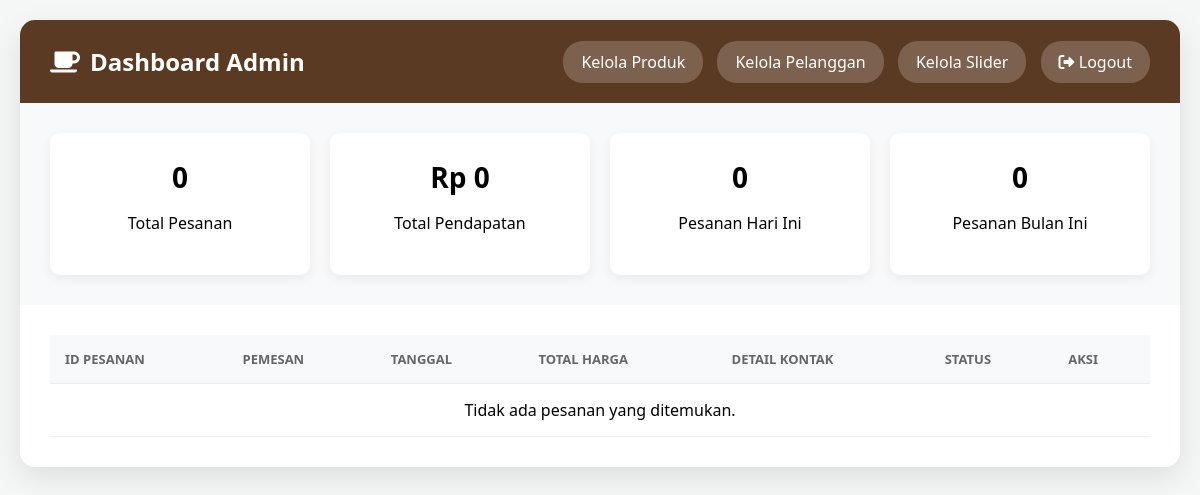
Before: /admin/index.php (signed in) with the older database file.
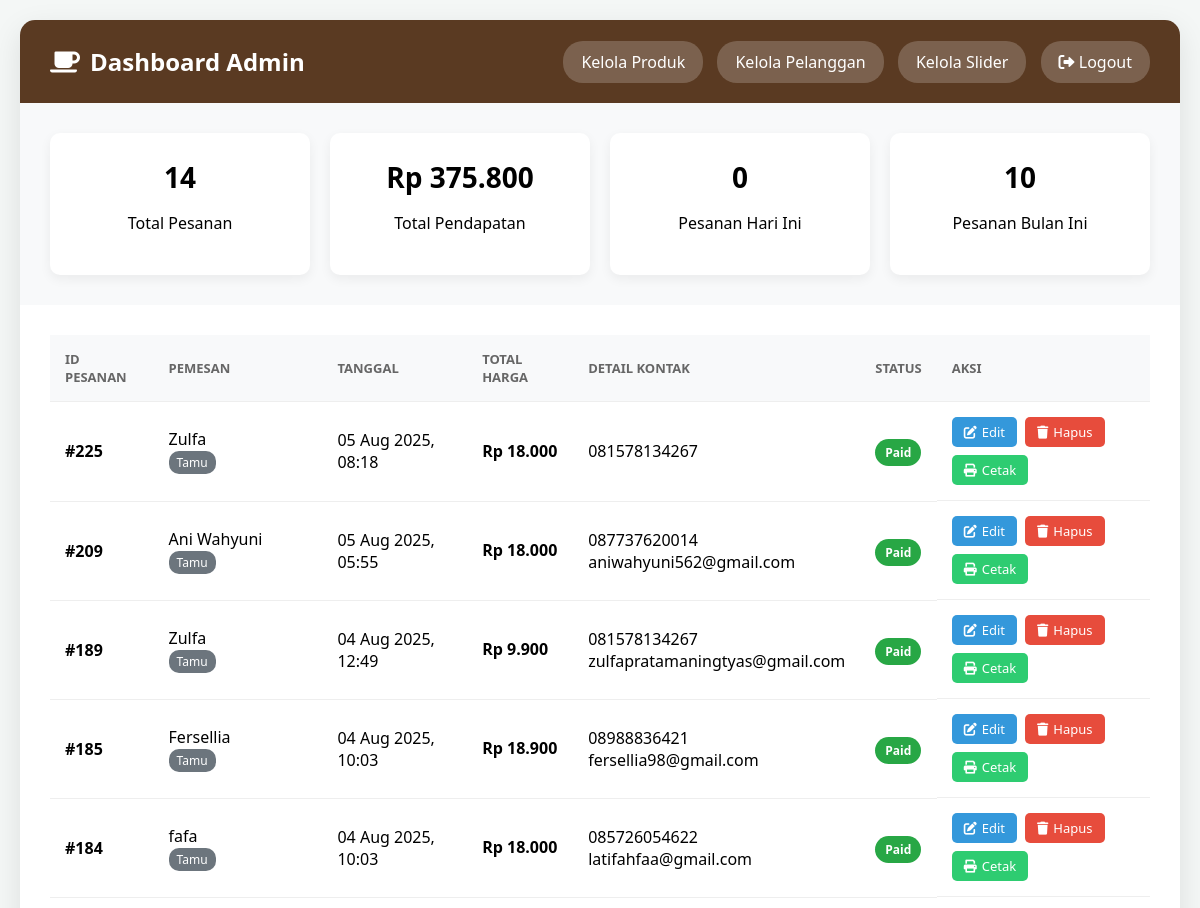
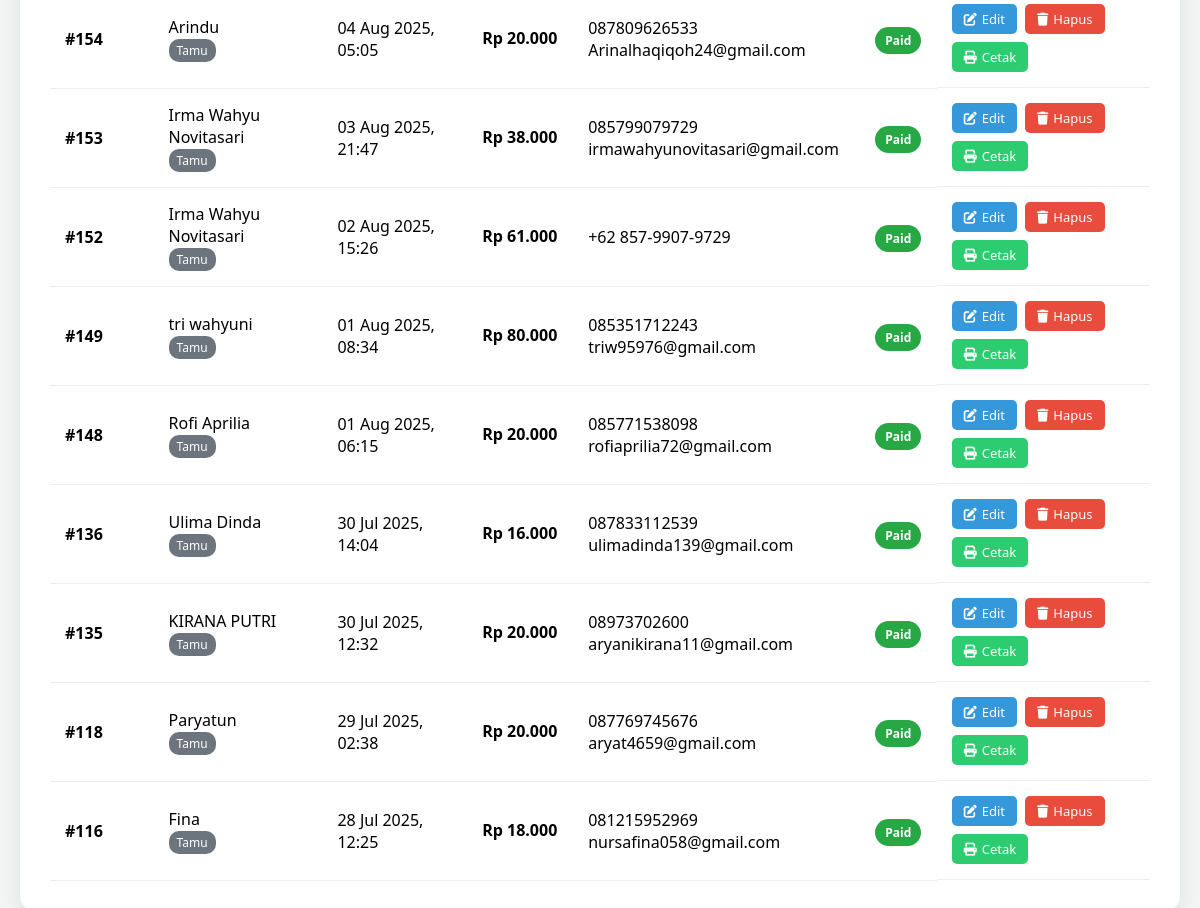
After: the same page with the newer database file (2 pictures, top to bottom).
### tables this page shows
CREATE TABLE `orders` (
  `id` int(11) NOT NULL,
  `user_id` int(11) DEFAULT NULL,
  `guest_name` varchar(100) DEFAULT NULL,
  `guest_address` text DEFAULT NULL,
  `guest_phone` varchar(20) DEFAULT NULL,
  `guest_email` varchar(100) DEFAULT NULL,
  `total_price` decimal(10,2) NOT NULL,
  `voucher_discount` decimal(10,2) DEFAULT 0.00,
  `applied_discount_type` varchar(50) DEFAULT NULL,
  `pickup_discount` decimal(10,2) NOT NULL DEFAULT 0.00,
  `shipping_fee` decimal(10,2) NOT NULL DEFAULT 0.00,
  `payment_method` varchar(50) DEFAULT 'WhatsApp',
  `payment_choice` varchar(50) DEFAULT 'cash',
  `status` varchar(50) NOT NULL DEFAULT 'pending',
  `whatsapp_url` text DEFAULT NULL,
  `order_notes` text DEFAULT NULL,
  `pickup_datetime` varchar(100) DEFAULT NULL,
  `order_date` timestamp NOT NULL DEFAULT current_timestamp()
);

### admin/index.php (the view, shortened to what this page needs)
<?php
require_once '../config.php';
?>
<?php
$stats_sql = "SELECT
    COUNT(*) as total_orders,
    SUM(total_price) as total_revenue,
    COUNT(CASE WHEN DATE(order_date) = CURDATE() THEN 1 END) as today_orders
FROM orders";
$stats_result = $conn->query($stats_sql);
$stats = ($stats_result && $stats_result->num_rows > 0) ? $stats_result->fetch_assoc() : [
    'total_orders' => 0,
    'total_revenue' => 0,
    'today_orders' => 0
];
$month_start = date('Y-m-01');
$month_end = date('Y-m-t');
$month_orders_sql = "SELECT COUNT(*) as month_orders FROM orders WHERE DATE(order_date) BETWEEN ? AND ?";
$stmt_month = $conn->prepare($month_orders_sql);
$stmt_month->bind_param("ss", $month_start, $month_end);
$stmt_month->execute();
$month_orders_result = $stmt_month->get_result();
$month_data = ($month_orders_result && $month_orders_result->num_rows > 0) ? $month_orders_result->fetch_assoc() : null;
$stats['month_orders'] = $month_data['month_orders'] ?? 0;
$sql_orders_list = "SELECT
                        o.id AS order_id,
                        o.order_date,
                        o.total_price,
                        o.voucher_discount,
                        o.guest_phone,
                        o.guest_email,
                        o.status,
                        COALESCE(u.username, o.guest_name) AS customer_name,
                        CASE WHEN o.user_id IS NOT NULL THEN 'Member' ELSE 'Tamu' END AS customer_type
                    FROM orders o
                    LEFT JOIN users u ON o.user_id = u.id
                    ORDER BY o.order_date DESC";
$result_orders_list = $conn->query($sql_orders_list);
?>
<!DOCTYPE html>
<html lang="id">
<head>
    <link href="https://cdnjs.cloudflare.com/ajax/libs/font-awesome/6.0.0/css/all.min.css" rel="stylesheet">
</head>
<body>
    <div class="container">
        <div class="header">
            <h1><i class="fas fa-coffee"></i> Dashboard Admin</h1>
           <div class="header-nav">
              <a href="kelola_produk.php">Kelola Produk</a>
              <a href="kelola_pelanggan.php">Kelola Pelanggan</a>
              <a href="kelola_slider.php">Kelola Slider</a>
              <a href="logout.php"><i class="fas fa-sign-out-alt"></i> Logout</a>
        </div>
        </div>
        <div class="stats-grid">
            <div class="stat-card"><h3><?php echo $stats['total_orders']; ?></h3><p>Total Pesanan</p></div>
            <div class="stat-card"><h3>Rp <?php echo number_format($stats['total_revenue'] ?? 0, 0, ',', '.'); ?></h3><p>Total Pendapatan</p></div>
            <div class="stat-card"><h3><?php echo $stats['today_orders']; ?></h3><p>Pesanan Hari Ini</p></div>
            <div class="stat-card"><h3><?php echo $stats['month_orders']; ?></h3><p>Pesanan Bulan Ini</p></div>
        </div>
        <div class="table-container">
            <table class="table">
                <thead>
                    <tr>
                        <th>ID Pesanan</th>
                        <th>Pemesan</th>
                        <th>Tanggal</th>
                        <th>Total Harga</th>
                        <th>Detail Kontak</th>
                        <th>Status</th>
                        <th>Aksi</th>
                    </tr>
                </thead>
                <tbody>
    <?php if ($result_orders_list && $result_orders_list->num_rows > 0): ?>
        <?php while($row = $result_orders_list->fetch_assoc()): ?>
            <tr>
                <td><strong>#<?php echo htmlspecialchars($row['order_id']); ?></strong></td>
                <td>
                    <?php echo htmlspecialchars($row['customer_name']); ?><br>
                    <span class="customer-type <?php echo ($row['customer_type'] == 'Member' ? 'type-member' : 'type-guest'); ?>"><?php echo $row['customer_type']; ?></span>
                </td>
                <td><?php echo date('d M Y, H:i', strtotime($row['order_date'])); ?></td>
                <td>
                    <div class="price-details">
                        <?php if ($row['voucher_discount'] > 0): ?>
                            <div class="original-price">
                                Subtotal: Rp <?php echo number_format($row['total_price'] + $row['voucher_discount'], 0, ',', '.'); ?>
                            </div>
                            <div class="discount">
                                <i class="fas fa-ticket-alt"></i> Diskon: -Rp <?php echo number_format($row['voucher_discount'], 0, ',', '.'); ?>
                            </div>
                            <div class="final-price">
                                Total: Rp <?php echo number_format($row['total_price'], 0, ',', '.'); ?>
                            </div>
                        <?php else: ?>
                            <div class="final-price">
                                <strong>Rp <?php echo number_format($row['total_price'], 0, ',', '.'); ?></strong>
                            </div>
                        <?php endif; ?>
                    </div>
                </td>
                <td><?php echo htmlspecialchars($row['guest_phone']); ?><br><?php echo htmlspecialchars($row['guest_email']); ?></td>
                <td>
                    <?php
                        $status_class = '';
                        switch ($row['status']) {
                            case 'paid':
                                $status_class = 'status-paid';
                                break;
                        }
                    ?>
                    <span class="status-badge <?php echo $status_class; ?>">
                        <?php echo htmlspecialchars($row['status']); ?>
                    </span>
                </td>
                <td class="action-buttons">
                    <a href="edit_pesanan.php?id=<?php echo (int)$row['order_id']; ?>" class="btn-action btn-edit"><i class="fas fa-edit"></i> Edit</a>
                    <a href="hapus_pesanan.php?id=<?php echo (int)$row['order_id']; ?>" class="btn-action btn-delete" onclick="return confirm('Yakin ingin menghapus pesanan ini?');"><i class="fas fa-trash"></i> Hapus</a>
                    <a href="cetak_struk.php?order_id=<?php echo (int)$row['order_id']; ?>" class="btn-action btn-print" target="_blank"><i class="fas fa-print"></i> Cetak</a>
                </td>
            </tr>
        <?php endwhile; ?>
    <?php else: ?>
        <tr><td colspan="7" style="text-align:center;">Tidak ada pesanan yang ditemukan.</td></tr>
    <?php endif; ?>
</tbody>
            </table>
        </div>
    </div>
</body>
</html>

### admin/index.php (style rules this page uses)
body { font-family: 'Segoe UI', sans-serif; background: #f4f7f6; margin: 0; padding: 20px; }
.container { max-width: 1400px; margin: 0 auto; background: white; border-radius: 15px; box-shadow: 0 10px 30px rgba(0,0,0,0.1); overflow: hidden; }
.header { background: #5a3a22; color: white; padding: 25px 30px; display: flex; justify-content: space-between; align-items: center; }
.header h1 { font-size: 24px; margin: 0; display: flex; align-items: center; gap: 10px; }
.header-nav a { background: rgba(255,255,255,0.2); color: white; border: none; padding: 10px 18px; border-radius: 20px; cursor: pointer; text-decoration:none; margin-left: 10px; }
.stats-grid { display: grid; grid-template-columns: repeat(auto-fit, minmax(240px, 1fr)); gap: 20px; padding: 30px; background: #f8f9fa; }
.stat-card { background: white; border-radius: 10px; padding: 25px; text-align: center; box-shadow: 0 4px 12px rgba(0,0,0,0.06); }
.stat-card h3 { font-size: 28px; margin: 0 0 5px 0; }
.table-container { padding: 30px; overflow-x: auto; }
.table { width: 100%; border-collapse: collapse; }
.table th, .table td { padding: 15px; text-align: left; border-bottom: 1px solid #eee; vertical-align: middle; }
.table th { background: #f8f9fa; font-size: 13px; text-transform: uppercase; color: #666; }
.customer-type { font-size: 12px; padding: 3px 8px; border-radius: 10px; color: white; display: inline-block; }
.type-guest { background: #6c757d; }
.action-buttons { display: flex; gap: 8px; flex-wrap: wrap; }
.btn-action { color: #fff; padding: 6px 12px; font-size: 13px; text-decoration: none; border-radius: 5px; display: inline-flex; align-items: center; gap: 5px; }
.btn-edit { background: #3498db; }
.btn-delete { background: #e74c3c; }
.btn-print { background: #2ecc71; }
.status-badge { padding: 5px 10px; border-radius: 15px; color: white; font-size: 12px; font-weight: bold; text-transform: capitalize; }
.status-paid { background-color: #28a745; }
.price-details { line-height: 1.4; }
.final-price { font-weight: bold; }

Changed rows visible on the page:
added orders: id "225", customer_name "Zulfa", customer_type "Tamu", order_date "05 Aug 2025, 08:18", total_price "18.000", guest_phone "081578134267", status "Paid"
added orders: id "209", customer_name "Ani Wahyuni", customer_type "Tamu", order_date "05 Aug 2025, 05:55", total_price "18.000", guest_phone "087737620014", guest_email "aniwahyuni562@gmail.com", status "Paid"
added orders: id "189", customer_name "Zulfa", customer_type "Tamu", order_date "04 Aug 2025, 12:49", total_price "9.900", guest_phone "081578134267", guest_email "zulfapratamaningtyas@gmail.com", status "Paid"
added orders: id "185", customer_name "Fersellia", customer_type "Tamu", order_date "04 Aug 2025, 10:03", total_price "18.900", guest_phone "08988836421", guest_email "fersellia98@gmail.com", status "Paid"
added orders: id "184", customer_name "fafa", customer_type "Tamu", order_date "04 Aug 2025, 10:03", total_price "18.000", guest_phone "085726054622", guest_email "latifahfaa@gmail.com", status "Paid"
added orders: id "154", customer_name "Arindu", customer_type "Tamu", order_date "04 Aug 2025, 05:05", total_price "20.000", guest_phone "087809626533", guest_email "Arinalhaqiqoh24@gmail.com", status "Paid"
added orders: id "153", customer_name "Irma Wahyu Novitasari", customer_type "Tamu", order_date "03 Aug 2025, 21:47", total_price "38.000", guest_phone "085799079729", guest_email "irmawahyunovitasari@gmail.com", status "Paid"
added orders: id "152", customer_name "Irma Wahyu Novitasari", customer_type "Tamu", order_date "02 Aug 2025, 15:26", total_price "61.000", guest_phone "+62 857-9907-9729", status "Paid"
added orders: id "149", customer_name "tri wahyuni", customer_type "Tamu", order_date "01 Aug 2025, 08:34", total_price "80.000", guest_phone "085351712243", guest_email "triw95976@gmail.com", status "Paid"
added orders: id "148", customer_name "Rofi Aprilia", customer_type "Tamu", order_date "01 Aug 2025, 06:15", total_price "20.000", guest_phone "085771538098", guest_email "rofiaprilia72@gmail.com", status "Paid"
added orders: id "136", customer_name "Ulima Dinda", customer_type "Tamu", order_date "30 Jul 2025, 14:04", total_price "16.000", guest_phone "087833112539", guest_email "ulimadinda139@gmail.com", status "Paid"
added orders: id "135", customer_name "KIRANA PUTRI", customer_type "Tamu", order_date "30 Jul 2025, 12:32", total_price "20.000", guest_phone "08973702600", guest_email "aryanikirana11@gmail.com", status "Paid"
added orders: id "118", customer_name "Paryatun", customer_type "Tamu", order_date "29 Jul 2025, 02:38", total_price "20.000", guest_phone "087769745676", guest_email "aryat4659@gmail.com", status "Paid"
added orders: id "116", customer_name "Fina", customer_type "Tamu", order_date "28 Jul 2025, 12:25", total_price "18.000", guest_phone "081215952969", guest_email "nursafina058@gmail.com", status "Paid"
Other visible differences:
$stats['total_orders']: "0" → "14"
$stats['total_revenue']: "0" → "375.800"
$stats['month_orders']: "0" → "10"
text no longer shown: "Tidak ada pesanan yang ditemukan."
